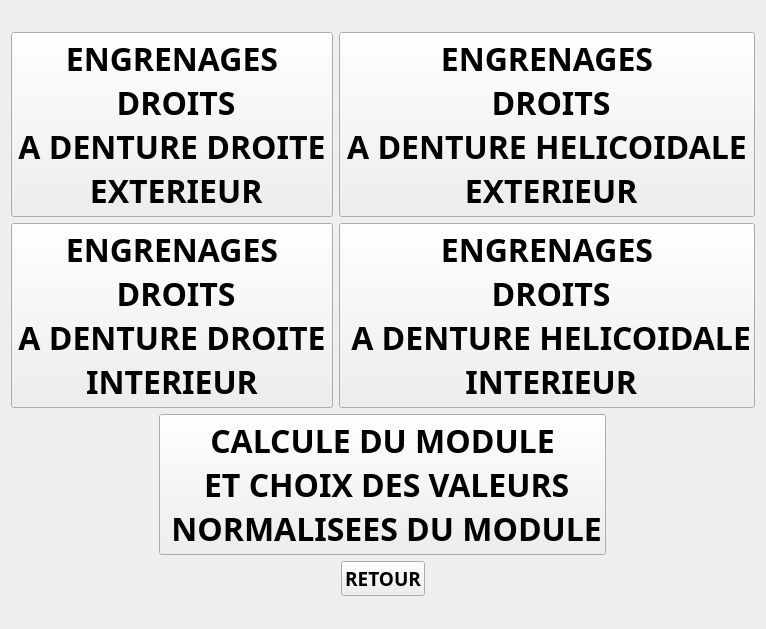
<?xml version="1.0" encoding="UTF-8"?>
<ui version="4.0">
 <class>contenu_case1</class>
 <widget class="QWidget" name="contenu_case1">
  <property name="geometry">
   <rect>
    <x>0</x>
    <y>0</y>
    <width>718</width>
    <height>629</height>
   </rect>
  </property>
  <property name="windowTitle">
   <string>fenetre_de_la_case1</string>
  </property>
  <layout class="QGridLayout" name="gridLayout_2">
   <item row="0" column="0">
    <layout class="QVBoxLayout" name="verticalLayout">
     <item>
      <layout class="QGridLayout" name="gridLayout">
       <item row="0" column="0">
        <widget class="QPushButton" name="bouton_case11">
         <property name="font">
          <font>
           <family>Arial Black</family>
           <pointsize>24</pointsize>
           <weight>75</weight>
           <bold>true</bold>
          </font>
         </property>
         <property name="text">
          <string>ENGRENAGES
 DROITS
A DENTURE DROITE                                    
         EXTERIEUR        </string>
         </property>
        </widget>
       </item>
       <item row="0" column="1">
        <widget class="QPushButton" name="bouton_case12">
         <property name="font">
          <font>
           <family>Arial Black</family>
           <pointsize>24</pointsize>
           <weight>75</weight>
           <bold>true</bold>
          </font>
         </property>
         <property name="text">
          <string>ENGRENAGES
 DROITS
A DENTURE HELICOIDALE
 EXTERIEUR</string>
         </property>
        </widget>
       </item>
       <item row="1" column="1">
        <widget class="QPushButton" name="bouton_case14">
         <property name="font">
          <font>
           <family>Arial Black</family>
           <pointsize>24</pointsize>
           <weight>75</weight>
           <bold>true</bold>
          </font>
         </property>
         <property name="text">
          <string>ENGRENAGES
 DROITS
 A DENTURE HELICOIDALE 
 INTERIEUR</string>
         </property>
        </widget>
       </item>
       <item row="1" column="0">
        <widget class="QPushButton" name="bouton_case13">
         <property name="font">
          <font>
           <family>Arial Black</family>
           <pointsize>24</pointsize>
           <weight>75</weight>
           <bold>true</bold>
          </font>
         </property>
         <property name="text">
          <string>ENGRENAGES
 DROITS
A DENTURE DROITE 
INTERIEUR</string>
         </property>
        </widget>
       </item>
      </layout>
     </item>
     <item alignment="Qt::AlignHCenter">
      <widget class="QPushButton" name="bouton_case15">
       <property name="font">
        <font>
         <family>Arial Black</family>
         <pointsize>24</pointsize>
         <weight>75</weight>
         <bold>true</bold>
        </font>
       </property>
       <property name="text">
        <string>CALCULE DU MODULE
 ET CHOIX DES VALEURS
 NORMALISEES DU MODULE</string>
       </property>
      </widget>
     </item>
     <item alignment="Qt::AlignHCenter">
      <widget class="QPushButton" name="bouton_retour_ch12">
       <property name="font">
        <font>
         <family>Arial Black</family>
         <pointsize>14</pointsize>
         <weight>75</weight>
         <bold>true</bold>
        </font>
       </property>
       <property name="text">
        <string>RETOUR</string>
       </property>
      </widget>
     </item>
    </layout>
   </item>
  </layout>
 </widget>
 <resources/>
 <connections/>
</ui>
